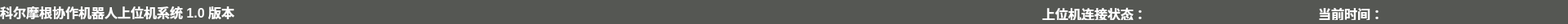
     <widget class="QFrame" name="down_interface">
      <property name="minimumSize">
       <size>
        <width>1920</width>
        <height>30</height>
       </size>
      </property>
      <property name="maximumSize">
       <size>
        <width>1920</width>
        <height>30</height>
       </size>
      </property>
      <property name="styleSheet">
       <string notr="true">background-color: rgb(85, 87, 83);</string>
      </property>
      <property name="frameShape">
       <enum>QFrame::NoFrame</enum>
      </property>
      <property name="frameShadow">
       <enum>QFrame::Raised</enum>
      </property>
      <property name="lineWidth">
       <number>0</number>
      </property>
      <layout class="QGridLayout" name="gridLayout">
       <property name="leftMargin">
        <number>0</number>
       </property>
       <property name="topMargin">
        <number>0</number>
       </property>
       <property name="rightMargin">
        <number>0</number>
       </property>
       <property name="bottomMargin">
        <number>0</number>
       </property>
       <property name="spacing">
        <number>0</number>
       </property>
       <item row="1" column="0">
        <layout class="QHBoxLayout" name="horizontalLayout_2">
         <property name="spacing">
          <number>6</number>
         </property>
         <item>
          <widget class="QLabel" name="label_4">
           <property name="styleSheet">
            <string notr="true"/>
           </property>
           <property name="text">
            <string>&lt;html&gt;&lt;head/&gt;&lt;body&gt;&lt;p&gt;&lt;span style=&quot; font-size:12pt; font-weight:600; color:#ffffff;&quot;&gt;科尔摩根协作机器人上位机系统 1.0 版本 &lt;/span&gt;&lt;/p&gt;&lt;/body&gt;&lt;/html&gt;</string>
           </property>
           <property name="alignment">
            <set>Qt::AlignLeading|Qt::AlignLeft|Qt::AlignVCenter</set>
           </property>
           <property name="wordWrap">
            <bool>false</bool>
           </property>
           <property name="margin">
            <number>0</number>
           </property>
           <property name="indent">
            <number>-2</number>
           </property>
           <property name="openExternalLinks">
            <bool>false</bool>
           </property>
          </widget>
         </item>
         <item>
          <spacer name="horizontalSpacer_4">
           <property name="orientation">
            <enum>Qt::Horizontal</enum>
           </property>
           <property name="sizeHint" stdset="0">
            <size>
             <width>40</width>
             <height>20</height>
            </size>
           </property>
          </spacer>
         </item>
         <item>
          <widget class="QLabel" name="label_7">
           <property name="minimumSize">
            <size>
             <width>130</width>
             <height>20</height>
            </size>
           </property>
           <property name="maximumSize">
            <size>
             <width>130</width>
             <height>20</height>
            </size>
           </property>
           <property name="styleSheet">
            <string notr="true"/>
           </property>
           <property name="text">
            <string>&lt;html&gt;&lt;head/&gt;&lt;body&gt;&lt;p&gt;&lt;span style=&quot; font-size:12pt; font-weight:600; color:#ffffff;&quot;&gt;上位机连接状态：&lt;/span&gt;&lt;/p&gt;&lt;/body&gt;&lt;/html&gt;</string>
           </property>
           <property name="alignment">
            <set>Qt::AlignLeading|Qt::AlignLeft|Qt::AlignVCenter</set>
           </property>
           <property name="wordWrap">
            <bool>false</bool>
           </property>
           <property name="margin">
            <number>0</number>
           </property>
           <property name="indent">
            <number>-2</number>
           </property>
           <property name="openExternalLinks">
            <bool>false</bool>
           </property>
          </widget>
         </item>
         <item>
          <widget class="QLabel" name="label_state">
           <property name="minimumSize">
            <size>
             <width>75</width>
             <height>20</height>
            </size>
           </property>
           <property name="maximumSize">
            <size>
             <width>75</width>
             <height>20</height>
            </size>
           </property>
           <property name="styleSheet">
            <string notr="true">color: rgb(255, 255, 255);
font-size:12pt; font-weight:600; </string>
           </property>
           <property name="text">
            <string/>
           </property>
          </widget>
         </item>
         <item>
          <widget class="QFrame" name="frame_state_lamp">
           <property name="minimumSize">
            <size>
             <width>20</width>
             <height>20</height>
            </size>
           </property>
           <property name="maximumSize">
            <size>
             <width>20</width>
             <height>20</height>
            </size>
           </property>
           <property name="styleSheet">
            <string notr="true"/>
           </property>
           <property name="frameShape">
            <enum>QFrame::NoFrame</enum>
           </property>
           <property name="frameShadow">
            <enum>QFrame::Raised</enum>
           </property>
           <property name="lineWidth">
            <number>0</number>
           </property>
          </widget>
         </item>
         <item>
          <widget class="QLabel" name="label_9">
           <property name="minimumSize">
            <size>
             <width>175</width>
             <height>20</height>
            </size>
           </property>
           <property name="maximumSize">
            <size>
             <width>175</width>
             <height>20</height>
            </size>
           </property>
           <property name="layoutDirection">
            <enum>Qt::LeftToRight</enum>
           </property>
           <property name="styleSheet">
            <string notr="true"/>
           </property>
           <property name="text">
            <string>&lt;html&gt;&lt;head/&gt;&lt;body&gt;&lt;p&gt;&lt;span style=&quot; font-size:12pt; font-weight:600; color:#ffffff;&quot;&gt;当前时间：&lt;/span&gt;&lt;/p&gt;&lt;/body&gt;&lt;/html&gt;</string>
           </property>
           <property name="alignment">
            <set>Qt::AlignRight|Qt::AlignTrailing|Qt::AlignVCenter</set>
           </property>
           <property name="wordWrap">
            <bool>false</bool>
           </property>
           <property name="margin">
            <number>0</number>
           </property>
           <property name="indent">
            <number>-2</number>
           </property>
           <property name="openExternalLinks">
            <bool>false</bool>
           </property>
          </widget>
         </item>
         <item>
          <widget class="QLabel" name="label_time">
           <property name="minimumSize">
            <size>
             <width>220</width>
             <height>20</height>
            </size>
           </property>
           <property name="maximumSize">
            <size>
             <width>220</width>
             <height>20</height>
            </size>
           </property>
           <property name="styleSheet">
            <string notr="true">font: 12pt &quot;Adobe 黑体 Std R&quot;;
color: rgb(255, 255, 255);</string>
           </property>
           <property name="text">
            <string/>
           </property>
          </widget>
         </item>
        </layout>
       </item>
      </layout>
     </widget>
